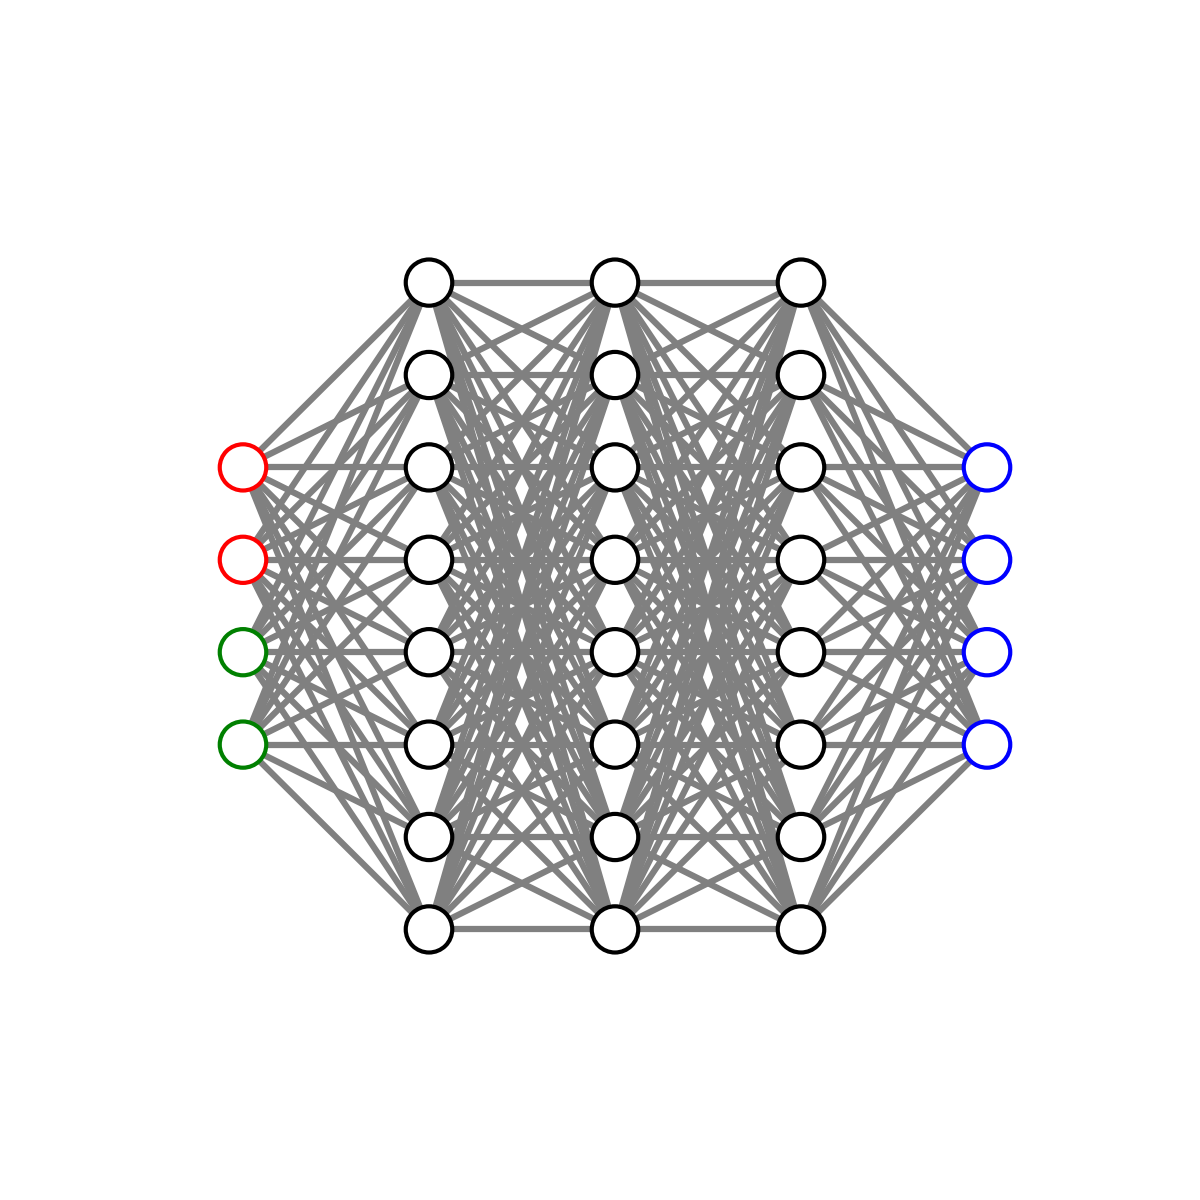

The script that saved this image:
import matplotlib.pyplot as plt

def draw_neural_net(ax, left, right, bottom, top, layer_sizes):
    '''
    Draw a neural network cartoon using matplotilb.

    :usage:
        >>> fig = plt.figure(figsize=(12, 12))
        >>> draw_neural_net(fig.gca(), .1, .9, .1, .9, [4, 7, 2])

    :parameters:
        - ax : matplotlib.axes.AxesSubplot
            The axes on which to plot the cartoon (get e.g. by plt.gca())
        - left : float
            The center of the leftmost node(s) will be placed here
        - right : float
            The center of the rightmost node(s) will be placed here
        - bottom : float
            The center of the bottommost node(s) will be placed here
        - top : float
            The center of the topmost node(s) will be placed here
        - layer_sizes : list of int
            List of layer sizes, including input and output dimensionality
    '''
    n_layers = len(layer_sizes)
    v_spacing = (top - bottom)/float(max(layer_sizes))
    h_spacing = (right - left)/float(len(layer_sizes) - 1)
    # Nodes
    for n, layer_size in enumerate(layer_sizes):
        layer_top = v_spacing*(layer_size - 1)/2. + (top + bottom)/2.
        if n == 0:
            for m in range(layer_size-2):
                circle = plt.Circle((n*h_spacing + left, layer_top - m*v_spacing), v_spacing/4.,
                                    color='w', ec='red', zorder=4)
                ax.add_artist(circle)
            for m in range(layer_size-2, layer_size):
                circle = plt.Circle((n*h_spacing + left, layer_top - m*v_spacing), v_spacing/4.,
                                    color='w', ec='green', zorder=4)
                ax.add_artist(circle)
        elif n == len(layer_sizes)-1:
            for m in range(layer_size):
                circle = plt.Circle((n*h_spacing + left, layer_top - m*v_spacing), v_spacing/4.,
                                    color='w', ec='blue', zorder=4)
                ax.add_artist(circle)
        else:
            for m in range(layer_size):
                circle = plt.Circle((n * h_spacing + left, layer_top - m * v_spacing), v_spacing / 4.,
                                    color='w', ec='k', zorder=4)
                ax.add_artist(circle)
    # Edges
    for n, (layer_size_a, layer_size_b) in enumerate(zip(layer_sizes[:-1], layer_sizes[1:])):
        layer_top_a = v_spacing*(layer_size_a - 1)/2. + (top + bottom)/2.
        layer_top_b = v_spacing*(layer_size_b - 1)/2. + (top + bottom)/2.
        for m in range(layer_size_a):
            for o in range(layer_size_b):
                line = plt.Line2D([n*h_spacing + left, (n + 1)*h_spacing + left],
                                  [layer_top_a - m*v_spacing, layer_top_b - o*v_spacing], c='gray')
                ax.add_artist(line)

fig = plt.figure(figsize=(4, 4))
ax = fig.gca()
ax.axis('off')
draw_neural_net(ax, .1, .9, .1, .9, [4, 8, 8, 8, 4])
fig.savefig("dummy_nn.png", dpi=300)
fig.savefig("dummy_nn.eps")
